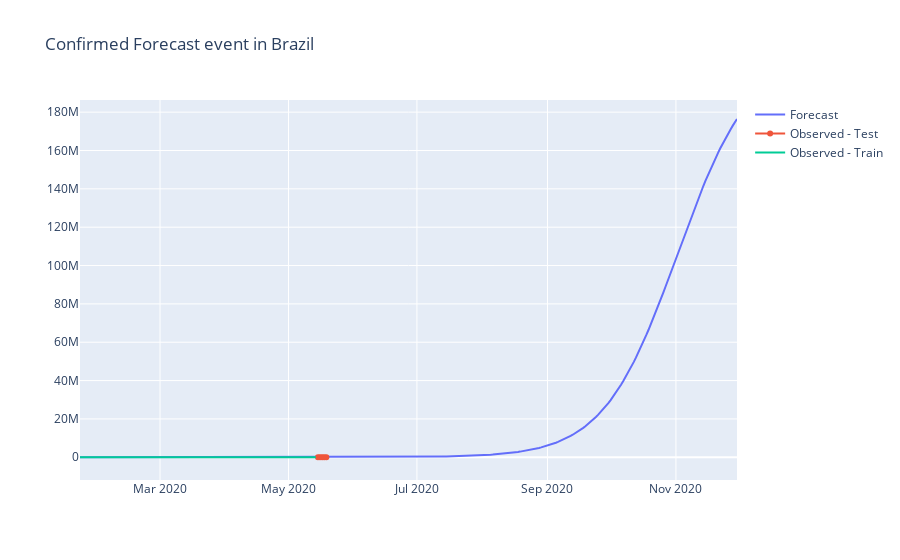

The code cell stored with this chart in its notebook:
### Code cell
fig=go.Figure()

fig.add_trace(go.Scatter(x=forecast.ds, y=forecast.yhat, name="Forecast"))
fig.add_trace(go.Scatter(x=test.index, y=test, name="Observed - Test"))
fig.add_trace(go.Scatter(x=train.ds, y=train.y, name="Observed - Train"))
fig.update_layout(title="Confirmed Forecast event in Brazil")
fig.show()
